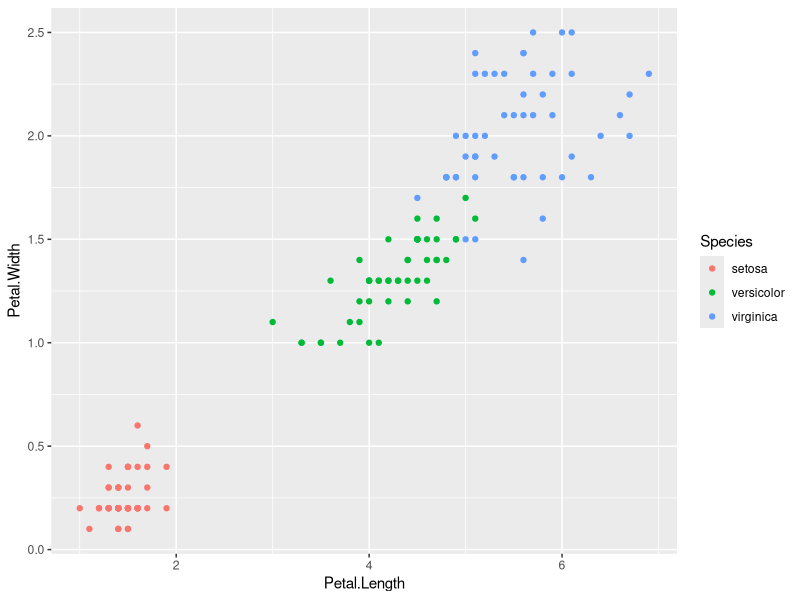
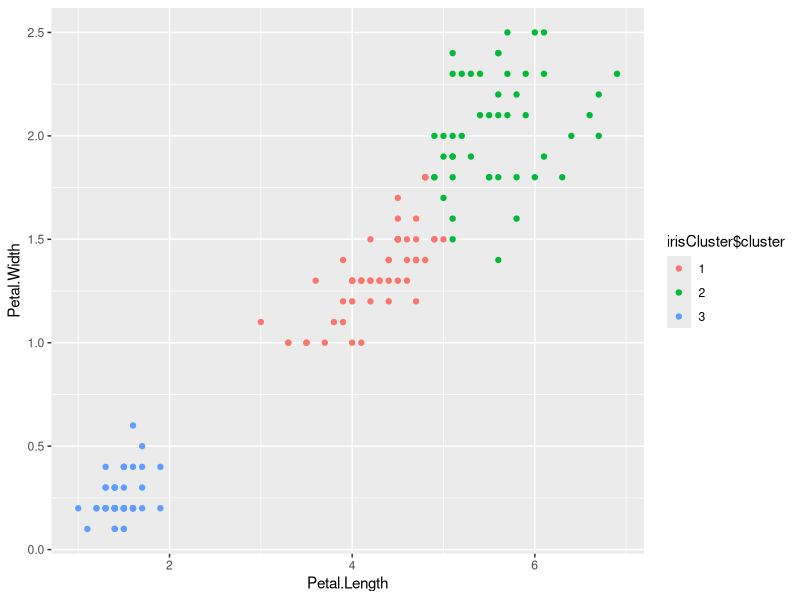

Generate these figures, in order, with R:
#load the required packages
#ggplot is used to create plots
library(ggplot2)

#plot the iris data set
ggplot(iris, aes(Petal.Length, Petal.Width, color = Species)) + geom_point()

#clustering
set.seed(20)
#forming a kmeans cluster
irisCluster <- kmeans(iris[,3:4], 3, nstart=20)
irisCluster

#plot to see the clusters
irisCluster$cluster <- as.factor(irisCluster$cluster)
ggplot(iris, aes(Petal.Length, Petal.Width, color = irisCluster$cluster)) + geom_point()